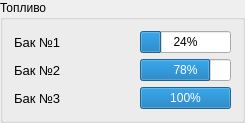
                  <widget class="QGroupBox" name="groupBox_8">
                   <property name="title">
                    <string>Топливо</string>
                   </property>
                   <layout class="QVBoxLayout" name="verticalLayout_7">
                    <item>
                     <layout class="QHBoxLayout" name="horizontalLayout_31">
                      <item>
                       <widget class="QLabel" name="label_41">
                        <property name="minimumSize">
                         <size>
                          <width>120</width>
                          <height>0</height>
                         </size>
                        </property>
                        <property name="font">
                         <font>
                          <pointsize>10</pointsize>
                         </font>
                        </property>
                        <property name="text">
                         <string>Бак №1</string>
                        </property>
                       </widget>
                      </item>
                      <item>
                       <widget class="QProgressBar" name="progressBar">
                        <property name="value">
                         <number>24</number>
                        </property>
                        <property name="orientation">
                         <enum>Qt::Horizontal</enum>
                        </property>
                       </widget>
                      </item>
                     </layout>
                    </item>
                    <item>
                     <layout class="QHBoxLayout" name="horizontalLayout_32">
                      <item>
                       <widget class="QLabel" name="label_42">
                        <property name="minimumSize">
                         <size>
                          <width>120</width>
                          <height>0</height>
                         </size>
                        </property>
                        <property name="font">
                         <font>
                          <pointsize>10</pointsize>
                         </font>
                        </property>
                        <property name="text">
                         <string>Бак №2</string>
                        </property>
                       </widget>
                      </item>
                      <item>
                       <widget class="QProgressBar" name="progressBar_2">
                        <property name="value">
                         <number>78</number>
                        </property>
                        <property name="orientation">
                         <enum>Qt::Horizontal</enum>
                        </property>
                       </widget>
                      </item>
                     </layout>
                    </item>
                    <item>
                     <layout class="QHBoxLayout" name="horizontalLayout_33">
                      <item>
                       <widget class="QLabel" name="label_43">
                        <property name="minimumSize">
                         <size>
                          <width>120</width>
                          <height>0</height>
                         </size>
                        </property>
                        <property name="font">
                         <font>
                          <pointsize>10</pointsize>
                         </font>
                        </property>
                        <property name="text">
                         <string>Бак №3</string>
                        </property>
                       </widget>
                      </item>
                      <item>
                       <widget class="QProgressBar" name="progressBar_3">
                        <property name="value">
                         <number>100</number>
                        </property>
                        <property name="orientation">
                         <enum>Qt::Horizontal</enum>
                        </property>
                       </widget>
                      </item>
                     </layout>
                    </item>
                   </layout>
                  </widget>
